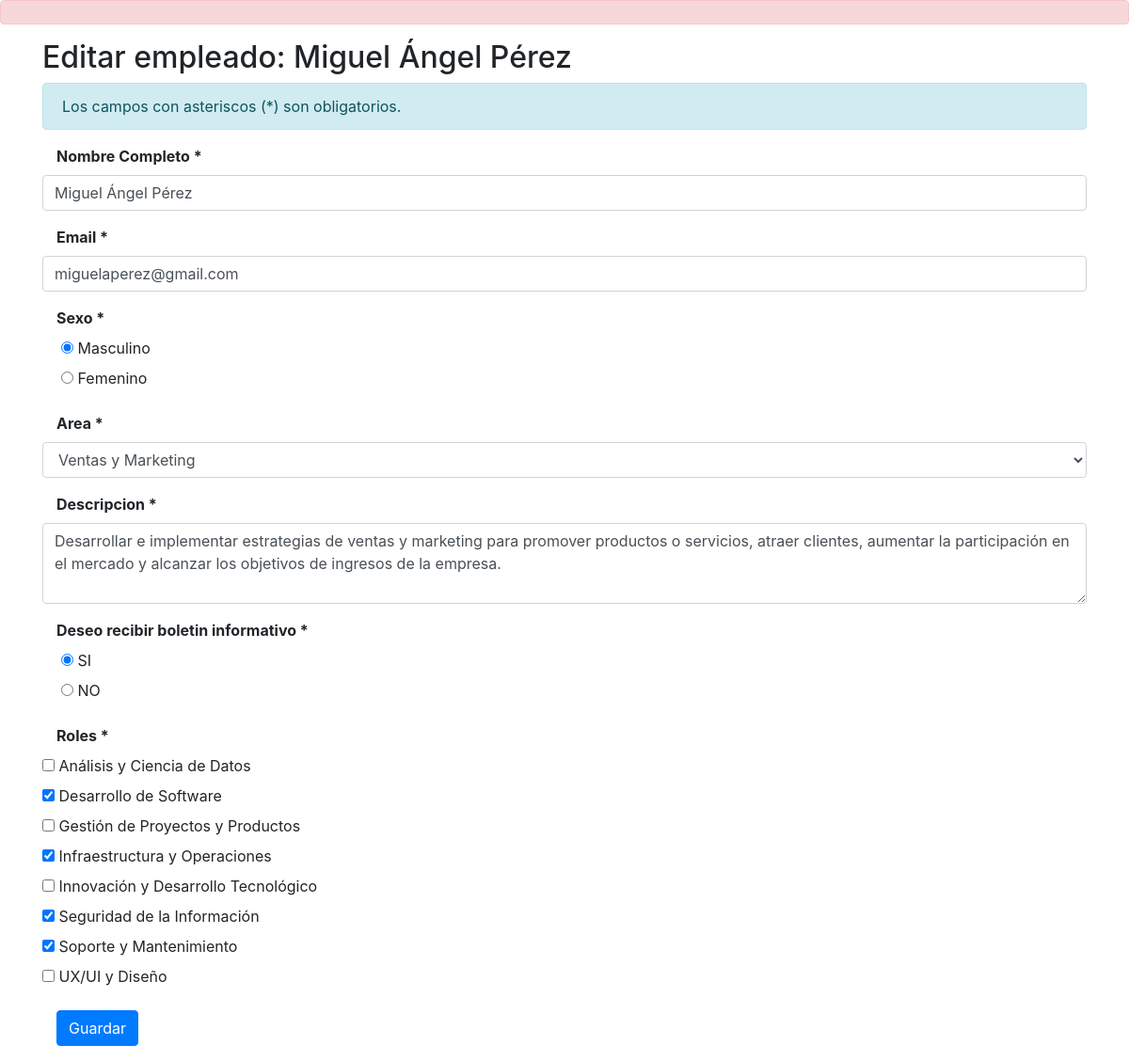
The page /?c=empleado&a=seleccionarEmpleado&id=6 on the database its author committed.
### tables this page shows
CREATE TABLE `t_empleado` (
  `id` int(11) NOT NULL,
  `nombre` varchar(200) NOT NULL,
  `email` varchar(200) NOT NULL,
  `sexo` char(1) NOT NULL,
  `area_id` int(11) NOT NULL,
  `boletin` char(1) NOT NULL,
  `descripcion` text NOT NULL
);

CREATE TABLE `t_roles` (
  `id` int(11) NOT NULL,
  `nombre` varchar(200) NOT NULL
);

### controllers/empleadoController.php (called while the page is built, shortened)
<?php
require_once 'modelos/empleado.php';
class EmpleadoController{
    private $model;
    public function __CONSTRUCT(){
        $this->model = new empleado();
    }
    public function seleccionarEmpleado(){
        $empleado = new empleado();
        if(isset($_REQUEST['id'])){
            $empleado = $this->model->seleccionarEmpleado($_REQUEST['id']);
            $roles = $this->model->seleccionarRoles($_REQUEST['id']);
        }
        require_once 'vistas/editar.php';
    }
}

### modelos/conexion.php (called while the page is built, shortened)
<?php
  class Db {
    public static function conectar() {
        try {
            $pdo = new PDO('mysql:host=localhost;dbname=bd_nexura_luis_martinez;charset=utf8', 'root', '');
            $pdo->setAttribute(PDO::ATTR_ERRMODE, PDO::ERRMODE_EXCEPTION);
            return $pdo;
        } catch (PDOException $e) {
            echo 'Error al conectar a la base de datos: ' . $e->getMessage();
            exit;
        }
    }
  }
?>

### modelos/empleado.php (called while the page is built, shortened)
<?php
class Empleado
{
	private $pdo;
	public function __CONSTRUCT(){
		try
		{
			$this->pdo = Db::conectar();
		}
		catch(Exception $e)
		{
			die($e->getMessage());
		}
	}
    public function obtenerAreas(){
		try
		{
			$stm = $this->pdo->prepare("SELECT * FROM t_areas");
			$stm->execute();
			return $stm->fetchAll(PDO::FETCH_OBJ);
		}
		catch(Exception $e)
		{
			die($e->getMessage());
		}
	}
    public function obtenerRoles(){
		try
		{
			$stm = $this->pdo->prepare("SELECT * FROM t_roles");
			$stm->execute();
			return $stm->fetchAll(PDO::FETCH_OBJ);
		}
		catch(Exception $e)
		{
			die($e->getMessage());
		}
	}
	public function seleccionarEmpleado($idEmpleado){
		try
		{
			$stm = $this->pdo->prepare("SELECT
                                            t_empleado.id as id,
                                            t_empleado.nombre AS nombre,
                                            t_empleado.email AS email,
                                            t_empleado.sexo AS sexo,
                                            t_areas.id AS area,
                                            t_empleado.boletin AS boletin,
											t_empleado.descripcion AS descripcion
                                        FROM t_empleado
                                        LEFT JOIN t_areas ON t_empleado.area_id = t_areas.id
                                        WHERE t_empleado.id = ?");
			$stm->execute(array($idEmpleado));
			return $stm->fetch(PDO::FETCH_OBJ);
		} catch (Exception $e)
		{
			die($e->getMessage());
		}
	}
	public function seleccionarRoles($idEmpleado){
		try
		{
			$stm = $this->pdo->prepare("SELECT rol_id FROM t_empleado_rol WHERE empleado_id = ?");
			$stm->execute(array($idEmpleado));
			$roles = [];
            foreach($stm->fetchAll(PDO::FETCH_OBJ) as $key => $value){
                array_push($roles, $value->rol_id);
            }
			return $roles;
		} catch (Exception $e)
		{
			die($e->getMessage());
		}
	}
}

### vistas/editar.php (the view, shortened to what this page needs)
<!DOCTYPE html>
<html lang="es">
<head>
  <link rel="stylesheet" href="https://maxcdn.bootstrapcdn.com/bootstrap/4.5.2/css/bootstrap.min.css">
</head>
<body>
  <div id="alertDiv" class="alert alert-danger fade show" role="alert">
  </div>
  <div class="container">
    <h2>Editar empleado: <?php echo $empleado->nombre; ?></h2>
    <div class="alert alert-info">
      Los campos con asteriscos (*) son obligatorios.
    </div>
    <form id="formulario-actualizar" action="?c=empleado&a=actualizarEmpleado" method="post"  class="form-horizontal">
      <div class="form-group">
        <label class="control-label col-sm-12" for="nombre"><b>Nombre Completo *</b></label>
          <input type="text" class="form-control" id="nombre" placeholder="Nombre completo del empleado" value="<?php echo $empleado->nombre; ?>" name="nombre" required>
      </div>
      <div class="form-group">
        <label class="control-label col-sm-12" for="email"><b>Email *</b></label>
          <input type="email" class="form-control" id="email" placeholder="Correo electronico" value="<?php echo $empleado->email; ?>" name="email" required>
      </div>
      <div class="form-group">
        <label class="control-label col-sm-12" for="sexo"><b>Sexo *</b></label>
          <div class="form-check">
            <input type="radio" <?php if ($empleado->sexo == 'M') echo 'checked="checked"'; ?> id="M" name="sexo" value="M">
            <label for="M">Masculino</label><br>
            <input type="radio" <?php if ($empleado->sexo == 'F') echo 'checked="checked"'; ?> id="F" name="sexo" value="F">
            <label for="F">Femenino</label><br>
          </div>
      </div>
      <div class="form-group">
        <label class="control-label col-sm-12" for="area"><b>Area *</b></label>
        <select class="form-control form-select-lg mb-3" id="area" name="area" required>
          <?php foreach($this->model->obtenerAreas() as $r): ?>
            <option value="<?php echo $r->id; ?>" <?php if ($empleado->area == $r->id) echo 'selected'; ?>><?php echo $r->nombre; ?></option>
          <?php endforeach; ?>
        </select>
      </div>
      <div class="form-group">
        <label class="control-label col-sm-12" for="descripcion"><b>Descripcion *</b></label>
        <textarea id="descripcion" name="descripcion" class="form-control" rows="3"  required><?php echo $empleado->descripcion; ?></textarea>
      </div>
      <div class="form-group">
        <label class="control-label col-sm-12" for="sexo"><b>Deseo recibir boletin informativo *</b></label>
          <div class="form-check">
            <input type="radio" <?php if ($empleado->boletin == 'S') echo 'checked="checked"'; ?> id="S" name="boletin" value="S">
            <label for="S">SI</label><br>
            <input type="radio" <?php if ($empleado->boletin == 'N') echo 'checked="checked"'; ?> id="N" name="boletin" value="N">
            <label for="N">NO</label><br>
          </div>
      </div>
      <div class="form-group">
        <label class="control-label col-sm-12" for="roles"><b>Roles *</b> <?php json_encode($roles); ?></label>
          <div class="checkbox" style="display: grid;">
                <?php foreach($this->model->obtenerRoles() as $r): ?>
                    <?php if ( in_array($r->id, $roles) ): ?>
                        <label>
                            <input type="checkbox" id="roles" name="roles[]" checked value="<?php echo $r->id; ?>">
                            <?php echo $r->nombre; ?>
                            <br/>
                        </label>
                    <?php else: ?>
                        <label>
                            <input type="checkbox" id="roles" name="roles[]" value="<?php echo $r->id; ?>">
                            <?php echo $r->nombre; ?>
                            <br/>
                        </label>
                    <?php endif; ?>
            <?php endforeach; ?>
          </div>
      </div>
      <div class="form-group">
        <div class="control-label col-sm-12">
        <button id="btnGuardar" class="btn btn-primary">Guardar</button>
        </div>
      </div>
    </form>
  </div>
</body>
</html>

### rows shown on the page
t_empleado: nombre "Miguel Ángel Pérez", email "miguelaperez@gmail.com", sexo "☑ Masculino", sexo "☐ Femenino", descripcion "Desarrollar e implementar estrategias de ventas y marketing para promover productos o servicios, atraer clientes, aumentar la participación en el mercado y alcanzar los objetivos de ingresos de la empresa.", boletin "☑ SI", boletin "☐ NO"
t_roles: nombre "Análisis y Ciencia de Datos"
t_roles: nombre "Desarrollo de Software"
t_roles: nombre "Gestión de Proyectos y Productos"
t_roles: nombre "Infraestructura y Operaciones"
t_roles: nombre "Innovación y Desarrollo Tecnológico"
t_roles: nombre "Seguridad de la Información"
t_roles: nombre "Soporte y Mantenimiento"
t_roles: nombre "UX/UI y Diseño"

### other values the page prints
form field area "Ventas y Marketing"
